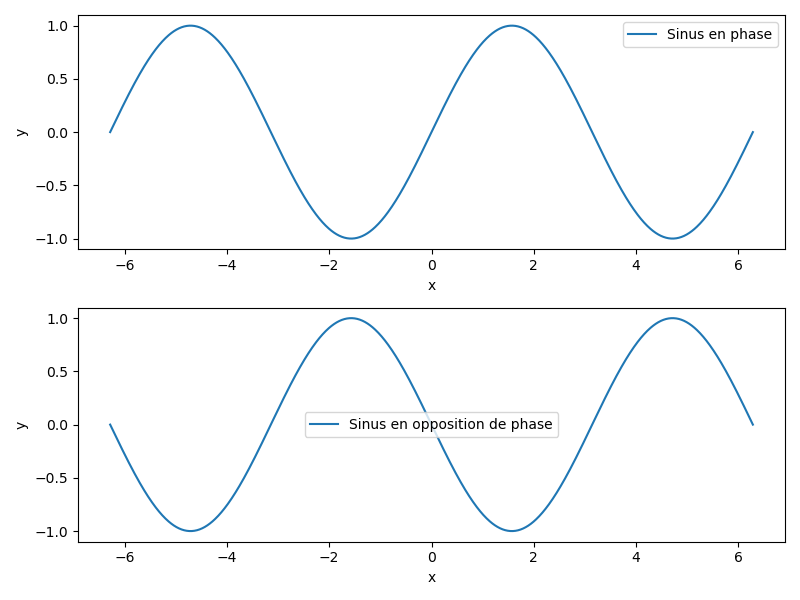

This figure's Python source:
import numpy as np
import matplotlib.pyplot as plt

# Création des valeurs x de -2pi à 2pi
x = np.linspace(-2*np.pi, 2*np.pi, 1000)

# Calcul des valeurs des fonctions sinus en phase et en opposition de phase
y1 = np.sin(x)
y2 = np.sin(x + np.pi)

# Création de la figure et des sous-graphiques
plt.figure(figsize=(8, 6))

# Sous-graphique 1
plt.subplot(2, 1, 1)
plt.plot(x, y1, label='Sinus en phase')
plt.xlabel('x')
plt.ylabel('y')
plt.legend()

# Sous-graphique 2
plt.subplot(2, 1, 2)
plt.plot(x, y2, label='Sinus en opposition de phase')
plt.xlabel('x')
plt.ylabel('y')
plt.legend()

# Affichage du graphique
plt.tight_layout()
plt.show()
